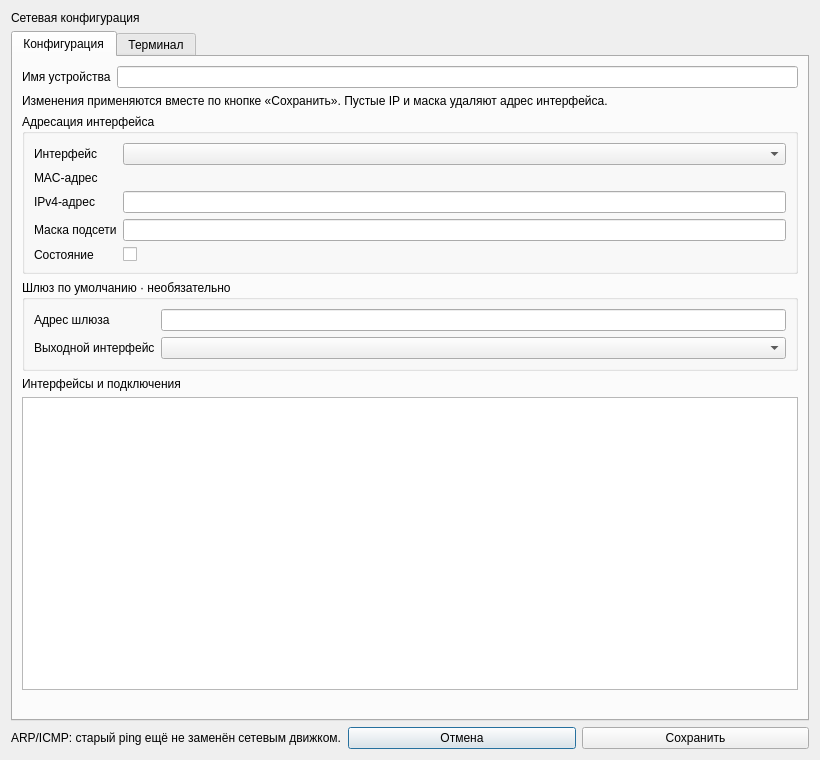
<?xml version="1.0" encoding="UTF-8"?>
<ui version="4.0">
 <class>DevicePropertiesDialog</class>
 <widget class="QDialog" name="DevicePropertiesDialog">
  <property name="geometry">
   <rect>
    <x>0</x>
    <y>0</y>
    <width>820</width>
    <height>760</height>
   </rect>
  </property>
  <property name="minimumSize">
   <size>
    <width>720</width>
    <height>680</height>
   </size>
  </property>
  <property name="windowTitle">
   <string>Свойства устройства</string>
  </property>
  <layout class="QVBoxLayout" name="rootLayout">
   <item>
    <widget class="QLabel" name="dialogHeading">
     <property name="text">
      <string>Сетевая конфигурация</string>
     </property>
    </widget>
   </item>
   <item>
    <widget class="QTabWidget" name="tabWidget">
     <widget class="QWidget" name="configTab">
      <attribute name="title">
       <string>Конфигурация</string>
      </attribute>
      <layout class="QVBoxLayout" name="configLayout">
       <item>
        <layout class="QFormLayout" name="nameLayout">
         <item row="0" column="0">
          <widget class="QLabel" name="fieldLabel0">
           <property name="text">
            <string>Имя устройства</string>
           </property>
          </widget>
         </item>
         <item row="0" column="1">
          <widget class="QLineEdit" name="nameEdit"/>
         </item>
        </layout>
       </item>
       <item>
        <widget class="QLabel" name="configurationHint">
         <property name="text">
          <string>Изменения применяются вместе по кнопке «Сохранить». Пустые IP и маска удаляют адрес интерфейса.</string>
         </property>
        </widget>
       </item>
       <item>
        <widget class="QGroupBox" name="interfaceGroup">
         <property name="title">
          <string>Адресация интерфейса</string>
         </property>
         <layout class="QFormLayout" name="interfaceGroupLayout">
          <item row="0" column="0">
           <widget class="QLabel" name="fieldLabel0">
            <property name="text">
             <string>Интерфейс</string>
            </property>
           </widget>
          </item>
          <item row="0" column="1">
           <widget class="QComboBox" name="interfaceCombo"/>
          </item>
          <item row="1" column="0">
           <widget class="QLabel" name="fieldLabel1">
            <property name="text">
             <string>MAC-адрес</string>
            </property>
           </widget>
          </item>
          <item row="1" column="1">
           <widget class="QLabel" name="macLabel"/>
          </item>
          <item row="2" column="0">
           <widget class="QLabel" name="fieldLabel2">
            <property name="text">
             <string>IPv4-адрес</string>
            </property>
           </widget>
          </item>
          <item row="2" column="1">
           <widget class="QLineEdit" name="ipEdit"/>
          </item>
          <item row="3" column="0">
           <widget class="QLabel" name="fieldLabel3">
            <property name="text">
             <string>Маска подсети</string>
            </property>
           </widget>
          </item>
          <item row="3" column="1">
           <widget class="QLineEdit" name="maskEdit"/>
          </item>
          <item row="4" column="0">
           <widget class="QLabel" name="fieldLabel4">
            <property name="text">
             <string>Состояние</string>
            </property>
           </widget>
          </item>
          <item row="4" column="1">
           <widget class="QCheckBox" name="adminUpCheck"/>
          </item>
         </layout>
        </widget>
       </item>
       <item>
        <widget class="QGroupBox" name="gatewayGroup">
         <property name="title">
          <string>Шлюз по умолчанию · необязательно</string>
         </property>
         <layout class="QFormLayout" name="gatewayGroupLayout">
          <item row="0" column="0">
           <widget class="QLabel" name="fieldLabel0">
            <property name="text">
             <string>Адрес шлюза</string>
            </property>
           </widget>
          </item>
          <item row="0" column="1">
           <widget class="QLineEdit" name="gatewayEdit"/>
          </item>
          <item row="1" column="0">
           <widget class="QLabel" name="fieldLabel1">
            <property name="text">
             <string>Выходной интерфейс</string>
            </property>
           </widget>
          </item>
          <item row="1" column="1">
           <widget class="QComboBox" name="gatewayInterfaceCombo"/>
          </item>
         </layout>
        </widget>
       </item>
       <item>
        <widget class="QLabel" name="portsHeading">
         <property name="text">
          <string>Интерфейсы и подключения</string>
         </property>
        </widget>
       </item>
       <item>
        <widget class="QTableWidget" name="portsTable"/>
       </item>
       <item>
        <widget class="QLabel" name="saveStatus"/>
       </item>
      </layout>
     </widget>
     <widget class="QWidget" name="terminalTab">
      <attribute name="title">
       <string>Терминал</string>
      </attribute>
     </widget>
    </widget>
   </item>
   <item>
    <layout class="QHBoxLayout" name="buttonsLayout">
     <item>
      <widget class="QLabel" name="footerHint">
       <property name="text">
        <string>ARP/ICMP: старый ping ещё не заменён сетевым движком.</string>
       </property>
      </widget>
     </item>
     <item>
      <widget class="QPushButton" name="cancelButton">
       <property name="text">
        <string>Отмена</string>
       </property>
      </widget>
     </item>
     <item>
      <widget class="QPushButton" name="okButton">
       <property name="text">
        <string>Сохранить</string>
       </property>
      </widget>
     </item>
    </layout>
   </item>
  </layout>
 </widget>
 <resources/>
 <connections/>
</ui>
